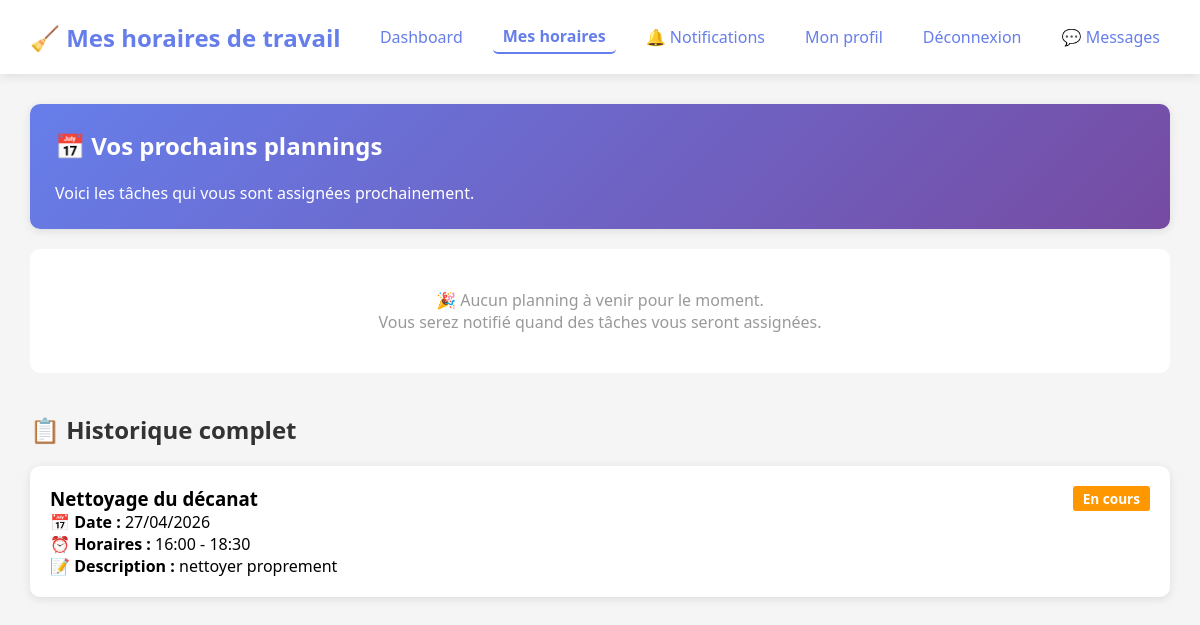
/my_schedules.php (signed in), run on the app's committed database.
### tables this page shows
CREATE TABLE `schedules` (
  `id` int(11) NOT NULL,
  `agent_id` int(11) NOT NULL,
  `title` varchar(255) NOT NULL,
  `description` text DEFAULT NULL,
  `start_datetime` datetime NOT NULL,
  `end_datetime` datetime NOT NULL,
  `status` enum('planifie','en_cours','termine','annule') DEFAULT 'planifie',
  `created_by` int(11) NOT NULL,
  `created_at` timestamp NOT NULL DEFAULT current_timestamp(),
  `updated_at` timestamp NOT NULL DEFAULT current_timestamp() ON UPDATE current_timestamp()
);

### my_schedules.php (the view, shortened to what this page needs)
<?php
$database = new Database();
$db = $database->getConnection();
$statusLabels = [
    'planifie' => 'Planifié',
    'en_cours' => 'En cours',
    'termine' => 'Terminé',
    'annule' => 'Annulé'
];
$query = "SELECT * FROM schedules
          WHERE agent_id = :agent_id
          ORDER BY start_datetime DESC";
$stmt = $db->prepare($query);
$stmt->execute([':agent_id' => $_SESSION['user_id']]);
$schedules = $stmt->fetchAll(PDO::FETCH_ASSOC);
$upcomingQuery = "SELECT * FROM schedules
                  WHERE agent_id = :agent_id
                  AND start_datetime > NOW()
                  AND status != 'annule'
                  ORDER BY start_datetime ASC
                  LIMIT 5";
$upcomingStmt = $db->prepare($upcomingQuery);
$upcomingStmt->execute([':agent_id' => $_SESSION['user_id']]);
$upcomingSchedules = $upcomingStmt->fetchAll(PDO::FETCH_ASSOC);
?>
<!DOCTYPE html>
<html lang="fr">
<head>
    <link rel="stylesheet" href="css/style.css">
</head>
<body>
    <div class="dashboard">
        <nav class="navbar">
            <h1>🧹 Mes horaires de travail</h1>
            <div class="nav-links">
                <a href="agent_dashboard.php">Dashboard</a>
                <a href="my_schedules.php" class="active">Mes horaires</a>
                <a href="notifications.php">🔔 Notifications</a>
                <a href="profile.php">Mon profil</a>
                <a href="logout.php">Déconnexion</a>
                <a href="messages.php">
    💬 Messages
</a>
            </div>
        </nav>
        <div class="content">
            <div class="welcome-card">
                <h2>📅 Vos prochains plannings</h2>
                <p>Voici les tâches qui vous sont assignées prochainement.</p>
            </div>
            <?php if (empty($upcomingSchedules)): ?>
                <div class="empty-state">
                    <p>🎉 Aucun planning à venir pour le moment.</p>
                    <p>Vous serez notifié quand des tâches vous seront assignées.</p>
                </div>
            <?php endif; ?>
            <h2 style="margin-top: 40px;">📋 Historique complet</h2>
            <?php if (empty($schedules)): ?>
                <div class="empty-state">
                    <p>Aucun historique de planning.</p>
                </div>
            <?php else: ?>
                <?php foreach ($schedules as $schedule): ?>
                    <div class="schedule-card">
                        <div style="display: flex; justify-content: space-between; align-items: start;">
                            <h3><?php echo htmlspecialchars($schedule['title']); ?></h3>
                            <span class="schedule-status status-<?php echo $schedule['status']; ?>">
                                <?php echo $statusLabels[$schedule['status']]; ?>
                            </span>
                        </div>
                        <p><strong>📅 Date :</strong> <?php echo date('d/m/Y', strtotime($schedule['start_datetime'])); ?></p>
                        <p><strong>⏰ Horaires :</strong> <?php echo date('H:i', strtotime($schedule['start_datetime'])); ?> - <?php echo date('H:i', strtotime($schedule['end_datetime'])); ?></p>
                        <?php if ($schedule['description']): ?>
                            <p><strong>📝 Description :</strong> <?php echo nl2br(htmlspecialchars($schedule['description'])); ?></p>
                        <?php endif; ?>
                    </div>
                <?php endforeach; ?>
            <?php endif; ?>
        </div>
    </div>
</body>
</html>

### style.css (style rules this page uses)
* { margin: 0; padding: 0; box-sizing: border-box; }
body { font-family: 'Segoe UI', Tahoma, Geneva, Verdana, sans-serif; background: linear-gradient(135deg, #667eea 0%, #764ba2 100%); min-height: 100vh; }
.dashboard { min-height: 100vh; background: #f5f5f5; }
.navbar { background: white; padding: 20px 30px; box-shadow: 0 2px 10px rgba(0,0,0,0.1); display: flex; justify-content: space-between; align-items: center; flex-wrap: wrap; }
.navbar h1 { color: #667eea; font-size: 1.5em; }
.nav-links { display: flex; gap: 20px; align-items: center; }
.nav-links a { text-decoration: none; color: #667eea; padding: 5px 10px; border-radius: 5px; transition: background 0.3s; }
.content { padding: 30px; max-width: 1200px; margin: 0 auto; }
.content h2 { color: #333; margin-bottom: 20px; margin-top: 30px; }
.content h2:first-of-type { margin-top: 0; }
.info-box, .welcome-card, .profile-card { background: white; padding: 25px; border-radius: 10px; margin-bottom: 20px; box-shadow: 0 2px 10px rgba(0,0,0,0.1); }
.welcome-card { background: linear-gradient(135deg, #667eea 0%, #764ba2 100%); color: white; }
.welcome-card h2, .welcome-card p { color: white; }
.active { font-weight: bold; border-bottom: 2px solid #667eea; }

### my_schedules.php (style rules this page uses)
.schedule-card { background: white; border-radius: 10px; padding: 20px; margin-bottom: 20px; box-shadow: 0 2px 10px rgba(0,0,0,0.1); transition: transform 0.3s; }
.schedule-status { display: inline-block; padding: 3px 10px; border-radius: 3px; font-size: 0.85em; font-weight: bold; }
.status-en_cours { background: #FF9800; color: white; }
.empty-state { text-align: center; padding: 40px; background: white; border-radius: 10px; color: #999; }

### data on the page
schedules: title "Nettoyage du décanat", status "En cours", start_datetime "27/04/2026", start_datetime "16:00", end_datetime "18:30", description "nettoyer proprement"
